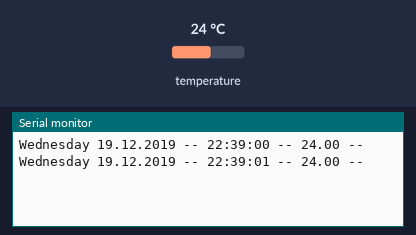
The sketch below on a simulated Arduino Leonardo, built with avr-gcc and run on an emulated ATmega32U4. Shown: the last lines printed to the serial monitor. Inputs (shaded band) come from the test bench; at power-on: temperature 24 °C. The local clock reads 2024-03-15 10:24:30 at power-on unless the sketch sets it.

Above: at 1.8 s.
1.9 s: temperature set to 12 °C
At 2.8 s:
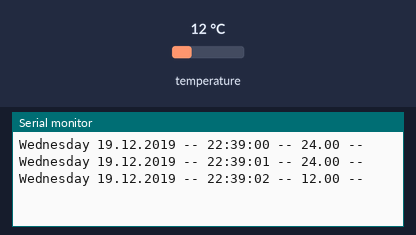
3.4 s: temperature set to 19 °C
At 4.9 s:
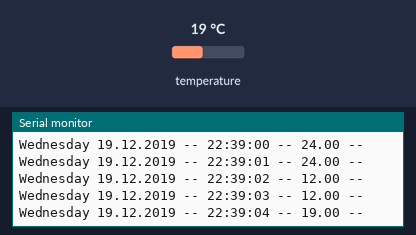
Timing chart, 0 to 6.4 s (numbered marks = the images above; inputs shaded):
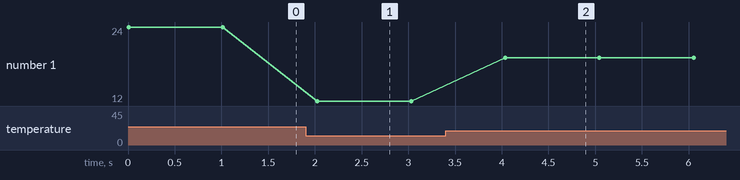

The sketch:

set_time.ino
```cpp
#include <DS3231.h>

// Инициализация DS3231
DS3231  rtc(SDA, SCL);

void setup()
{
  // Setup Serial connection
  Serial.begin(9600);
  // Раскомментировать для Arduino Leonardo
  //while (!Serial) {}

  // Инициализация rtc
  rtc.begin();

  //Установка даты и времени
  rtc.setDOW(THURSDAY);     // День недели по английски MONDAY  TUESDAY  WEDNESDAY  THURSDAY  FRIDAY  SATURDAY  SUNDAY
  rtc.setTime(22, 39, 0);     // Установка часов 12:00:00 (24часовой формат)
  rtc.setDate(19, 12, 2019);   // Установка даты число, месяц, год
}

void loop()
{
  // Показываем день недели
  Serial.print(rtc.getDOWStr());
  Serial.print(" ");

  // Выводим дату
  Serial.print(rtc.getDateStr());
  Serial.print(" -- ");

  // Выводим время
  Serial.print(rtc.getTimeStr());
  Serial.print(" -- ");

  Serial.print(rtc.getTemp()); //Температура
  Serial.println(" -- ");

  // Ждём 1 секунду
  delay (1000);
}
```

Measured:
- after the input at 1.9 s, the serial monitor: prints a new line after 0.12 s (image 1)
- after the input at 3.4 s, the serial monitor: prints a new line after 0.64 s (image 2)
- plotted number 1: 24 → 12 after the input at 1.9 s, 12 → 19 after the input at 3.4 s
